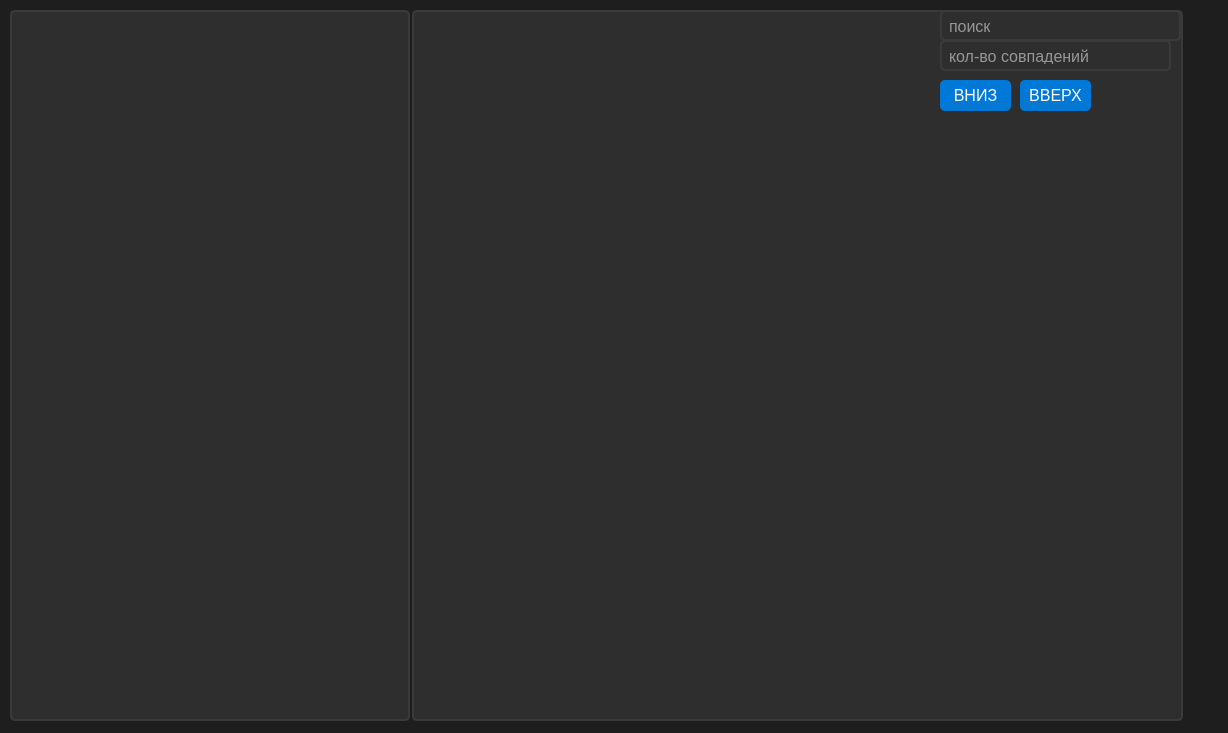
<?xml version="1.0" encoding="UTF-8"?>
<ui version="4.0">
 <class>Dialog</class>
 <widget class="QDialog" name="Dialog">
  <property name="geometry">
   <rect>
    <x>0</x>
    <y>0</y>
    <width>1228</width>
    <height>733</height>
   </rect>
  </property>
  <property name="windowTitle">
   <string>Dialog</string>
  </property>
  <property name="styleSheet">
   <string notr="true">/* Основное окно */
QMainWindow {
    background-color: #1E1E1E;
    color: #FFFFFF;
}

/* Список категорий */
QListWidget {
    background-color: #2E2E2E;
    border: 2px solid #3A3A3A;
    border-radius: 5px;
    color: white;
    font-size: 16px;
    padding: 5px;
}

QListWidget::item {
    padding: 10px;
}

QListWidget::item:selected {
    background-color: #0078D7;
    color: white;
    border-radius: 5px;
}

/* Скроллбар */
QScrollBar:vertical {
    border: none;
    background: #2E2E2E;
    width: 8px;
    margin: 0px 0px 0px 0px;
}

QScrollBar::handle:vertical {
    background: #5A5A5A;
    min-height: 20px;
    border-radius: 4px;
}

QScrollBar::handle:vertical:hover {
    background: #7A7A7A;
}

QScrollBar::add-line:vertical,
QScrollBar::sub-line:vertical {
    background: none;
    border: none;
}

/* Выделенный элемент */
QListWidget::item:hover {
    background-color: #4A4A4A;
    border-radius: 5px;
}

/* Окно диалога */
QDialog {
    background-color: #1E1E1E;
    color: #FFFFFF;
}

/* Поля ввода */
QLineEdit {
    background-color: #2E2E2E;
    border: 2px solid #3A3A3A;
    border-radius: 5px;
    color: white;
    padding: 5px;
    font-size: 16px;
}

QLineEdit:focus {
    border: 2px solid #0078D7;
}

/* Кнопки */
QPushButton {
    background-color: #0078D7;
    color: white;
    border-radius: 5px;
    padding: 8px;
    font-size: 16px;
}

QPushButton:hover {
    background-color: #005FA3;
}

QPushButton:pressed {
    background-color: #004A7C;
}
</string>
  </property>
  <widget class="QListWidget" name="listWidget_total_categories_2">
   <property name="geometry">
    <rect>
     <x>412</x>
     <y>10</y>
     <width>771</width>
     <height>711</height>
    </rect>
   </property>
   <property name="font">
    <font>
     <pointsize>-1</pointsize>
    </font>
   </property>
   <property name="selectionMode">
    <enum>QAbstractItemView::SelectionMode::NoSelection</enum>
   </property>
   <property name="viewMode">
    <enum>QListView::ViewMode::ListMode</enum>
   </property>
   <property name="uniformItemSizes">
    <bool>false</bool>
   </property>
   <property name="sortingEnabled">
    <bool>false</bool>
   </property>
  </widget>
  <widget class="QListWidget" name="listWidget_total_categories">
   <property name="geometry">
    <rect>
     <x>10</x>
     <y>10</y>
     <width>400</width>
     <height>711</height>
    </rect>
   </property>
   <property name="maximumSize">
    <size>
     <width>400</width>
     <height>16777215</height>
    </size>
   </property>
   <property name="font">
    <font>
     <pointsize>-1</pointsize>
    </font>
   </property>
   <property name="selectionMode">
    <enum>QAbstractItemView::SelectionMode::NoSelection</enum>
   </property>
   <property name="viewMode">
    <enum>QListView::ViewMode::ListMode</enum>
   </property>
   <property name="uniformItemSizes">
    <bool>false</bool>
   </property>
   <property name="sortingEnabled">
    <bool>false</bool>
   </property>
  </widget>
  <widget class="QLineEdit" name="lineEdit_search">
   <property name="geometry">
    <rect>
     <x>940</x>
     <y>10</y>
     <width>241</width>
     <height>31</height>
    </rect>
   </property>
   <property name="placeholderText">
    <string>поиск</string>
   </property>
  </widget>
  <widget class="QLineEdit" name="line_found_count">
   <property name="geometry">
    <rect>
     <x>940</x>
     <y>40</y>
     <width>231</width>
     <height>31</height>
    </rect>
   </property>
   <property name="readOnly">
    <bool>true</bool>
   </property>
   <property name="placeholderText">
    <string>кол-во совпадений</string>
   </property>
  </widget>
  <widget class="QPushButton" name="btn_down">
   <property name="geometry">
    <rect>
     <x>940</x>
     <y>80</y>
     <width>71</width>
     <height>31</height>
    </rect>
   </property>
   <property name="text">
    <string>ВНИЗ</string>
   </property>
  </widget>
  <widget class="QPushButton" name="btn_up">
   <property name="geometry">
    <rect>
     <x>1020</x>
     <y>80</y>
     <width>71</width>
     <height>31</height>
    </rect>
   </property>
   <property name="text">
    <string>ВВЕРХ</string>
   </property>
  </widget>
 </widget>
 <resources/>
 <connections/>
</ui>
